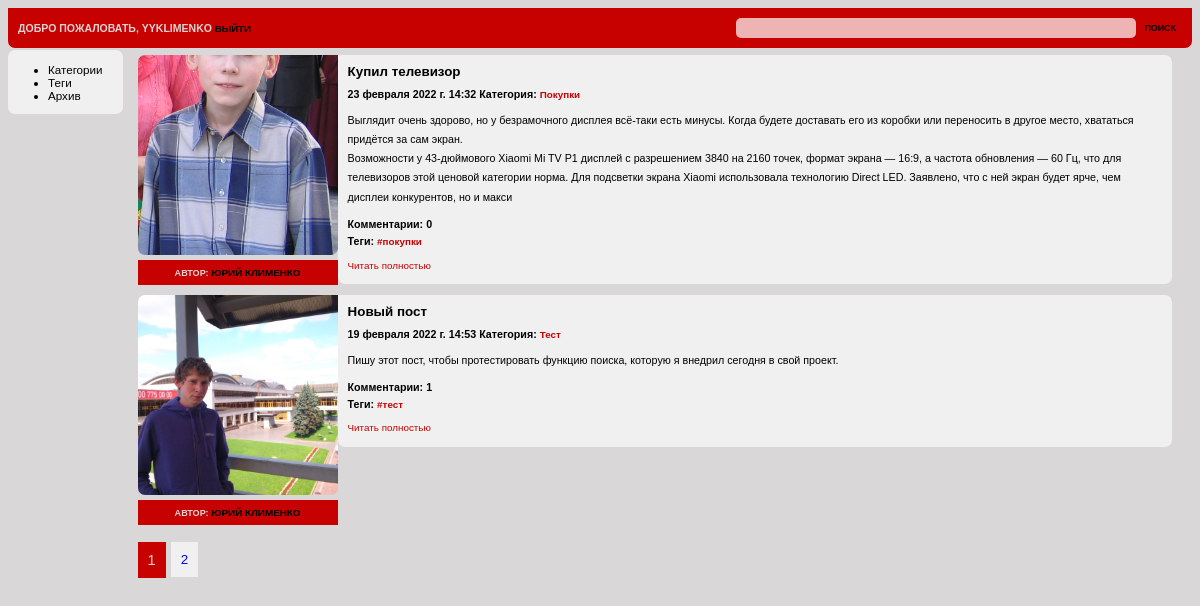
The app's page / (signed in) with its own data.
### user/models.py (models this page shows)
class User(AbstractUser):
    avatar = models.ImageField(upload_to='images/avatar/%Y/%m/%d/', blank=True, verbose_name='Аватар', default='images/avatar/default.bmp')
    email = models.EmailField('E-mail', unique=True)

### blog/models.py (models this page shows, shortened)
class Post(models.Model):
    author = models.ForeignKey(User, on_delete=models.SET('Неизвестный автор'))
    title = models.CharField(max_length = 100, unique = True, verbose_name='Заголовок')
    slug = models.SlugField(max_length = 100, unique = True)
    image = models.ImageField(upload_to='images/%Y/%m/%d/', null=True, blank=True, verbose_name='Изображение')
    category = models.ForeignKey(
        'Category',
        on_delete=models.CASCADE,
        verbose_name='Категория',
    )
    tags = models.ManyToManyField('Tag', blank = True, related_name='posts', verbose_name = 'Теги',)
    preview_text = models.TextField(max_length = 500, verbose_name='Превью')
    text = models.TextField(max_length = 5000, verbose_name='Текст')
    date_pub = models.DateTimeField(auto_now_add=True, verbose_name='Дата публикации')
    likes = models.ManyToManyField(User, blank = True, related_name='posts', verbose_name = 'Лайки')
    is_published = models.BooleanField("Опубликовано", null=True, blank=True)
    def get_absolute_url(self):
        return reverse('blog:post', kwargs={'category_slug': self.category.slug, 'post_slug': self.slug})
    class Meta:
        verbose_name = 'Пост'
        verbose_name_plural = 'Посты'
        ordering = ('-date_pub',)

class Category(models.Model):
    name = models.CharField(max_length = 50, verbose_name='Наименование')
    slug = models.SlugField(max_length = 50)
    def __str__(self):
        return self.name
    class Meta:
        verbose_name = 'Категория'
        verbose_name_plural = 'Категории'

class Tag(models.Model):
    name = models.CharField(max_length = 50, verbose_name='Тэг')
    slug = models.SlugField(max_length = 50)
    def __str__(self):
        return self.name
    class Meta:
        verbose_name = 'Тэг'
        verbose_name_plural = 'Тэги'

### blog/views.py (the view)
# urls.py: path('', PostListView.as_view(), name='index'),
class PostListView(PostListData, ListView):
    @control_empty
    def get_queryset(self):
        return Post.objects.filter(
                                   is_published = True
                                   ).prefetch_related('tags'
                                   ).select_related('category', 'author'
                                   ).order_by('-date_pub'
                                   ).defer('text', 'is_published', 'author__avatar', 'author__date_joined',
                                           'author__is_active', 'author__is_staff', 'author__is_superuser',
                                           'author__password', 'author__username', 'author__email',
                                           'author__last_login'
                                    ).annotate(comments_count=Count('comments'))

### blog/forms.py
class SearchForm(forms.Form):
    text = forms.CharField(max_length=50)

### blog/views.py (called while the page is built)
def control_empty(get_queryset):
        def wrapper(self):
            obj = get_queryset(self)
            if len(obj) == 0:
                raise Http404
            return obj
        return wrapper

### blog/templates/blog/index.html (shortened to what this page needs)
{% extends 'blog/base.html' %}
{% block content %}
    {% for post in posts %}
        <div class="content">
            <div class="block-titul">
                <div class="block-titul-image">
                    <img src="{{ post.image.url }}"></img>
                </div>
                <div class="block-titul-author">
                    <h3><span class="author">Автор:</span> {{ post.author.first_name }} {{ post.author.last_name }} </h3>
                </div>
            </div>
            <div class="block-text">
            <h1>{{ post.title }}</h1>
            <h3>{{ post.date_pub }} Категория: <a href="{% url 'blog:category' post.category.slug %}"> {{post.category}} </a></h3>
             <p>{{ post.preview_text|linebreaks }}</p>
            <h3>Комментарии: {{ post.comments_count }}</h3>
            <h3>Теги: {% for tag in post.tags.all %} <a href="{% url 'blog:tag' tag.slug %}"> #{{ tag }}</a> {% endfor %}</h3>
            <a href="{{ post.get_absolute_url }}">   <p>Читать полностью</p></a></b>
            </div>
        </div>
    {% endfor %}
    <br>
<div class="paginator">
    {% for page in paginator.page_range %}
    {% if page_obj.number == page %}
    <div class="paginator2">{{ page }} </div>
    {% elif page >= page_obj.number|add:-2 and page <= page_obj.number|add:2 %}
    <a href="?page={{ page }}"><div class="paginator3">{{ page }}</div></a>
    {% endif %}
    {% endfor %}
</div>
</div>
{% endblock %}

### blog/templates/blog/base.html (shortened to what this page needs)
{% load static %}
<!DOCTYPE html>
<html>
<head>
    <link href="{% static 'blog/css/styles.css' %}" rel="stylesheet">
</head>
<body>
    <div class="page">
        <div class="header">
            <div class="login_info">
            {% if request.user.is_authenticated %}
            Добро пожаловать, {{ user.username }}<a href="{% url 'logout' %}"> Выйти</a>
            {% else %}
            <a href="{% url 'login' %}"> Войти </a><a href="{% url 'register' %}"> Регистрация </a>
            {% endif %}
            </div>
            <div class="search-form">
                <form method="post" action="{% url 'blog:search' %}">
                {{ form.text }}
                <button type="submit">Поиск</button>
                </form>
            </div>
        </div>
        <div class="body_page">
            <div class="sidebar">
                <ul>
                    <li>Категории</li>
                     <li>Теги</li>
                     <li>Архив</li>
                </ul>
            </div>
          <div class="cont">{% block content %} {% endblock %}</div>
        </div>
</body>
</html>

### blog/static/blog/css/styles.css (style rules this page uses)
* { box-sizing: border-box; font-family: Verdana, Helvetica, Arial, sans-serif; font-size: 92%; }
a { text-decoration: none }
body { background: #d9d7d7; }
input[type=text] { border-radius: 5px 5px 5px 5px; height: 20px; width: 400px; border: 0px; opacity: 70%; }
img { width: 10%; height: 10%; }
.page { background: #e0d3d3; display: flex; flex-direction: column; }
.header { padding-left: 10px; padding-right: 10px; line-height: 40px; height: 40px; display: flex; flex-direction: row; justify-content: space-between; background: #c70000; border-radius: 0px 0px 7px 7px; font-weight: 550; text-transform: uppercase; }
.login_info { color:#e0d3d3; }
.login_info a { color:black; }
.login_info a:link { color:black; text-decoration: none; }
.search-form button { border: 0; background: #c70000; font-weight: 550; text-transform: uppercase; }
.body_page { align-items: flex-start; background: #d9d7d7; padding-top:2px; display: flex; flex-direction: row; justify-content: flex-start; }
.sidebar { flex-grow:1; background: #f0f0f0; border-radius: 7px 7px 7px 7px; font-size: 120%; padding-right:20px; }
.cont { display: flex; flex-direction: column; flex-grow:7; margin-left: 15px; }
.content { align-items: flex-start; display: flex; flex-direction: row; justify-content: flex-start; border:0px solid black; padding-top: 5px; padding-right: 20px; margin-bottom: 5px; }
.block-titul img { display: flex; flex-direction: column; }
.block-titul-image img { object-fit: cover; height: 200px; width: 200px; border-radius: 7px 0px 7px 7px; }
.block-titul-author { height: 25px; line-height: 25px; text-align: center; background: #c70000; text-transform: uppercase; }
.author { color: #e0d3d3; }
.block-text { flex-grow:1; background: #f0f0f0; padding-left: 10px; padding-right: 10px; border-radius: 0px 7px 7px 7px; }
.content h1 { font-size: 150%; font-weight: bolder; }
.content h3 { font-size: 120%; margin-bottom: 0px; margin-top: 5px; }
.content p { font-size: 120%; line-height: 180%; }
.content a { color: #c70000; text-decoration: none; }
.paginator { display: flex; flex-direction: row; justify-content: flex-start; }
.paginator2 { font-size: 150%; background: #c70000; color: #e0d3d3; border: 0px solid black; padding: 10px; margin-right: 5px; }
.paginator3 { font-size: 150%; background: #f0f0f0; border: 0px solid black; padding: 10px; margin-right: 5px; }

### records on screen
User: username "YYKLIMENKO"
Post: image (picture), author.first_name "ЮРИЙ", author.last_name "КЛИМЕНКО", title "Купил телевизор", date_pub "23 февраля 2022 г. 14:32", category "Покупки", preview_text "Выглядит очень здорово, но у безрамочного дисплея всё-таки есть минусы. Когда будете доставать его из коробки или переносить в другое место, хвататься придётся за сам экран. Возможности у 43-дюймового Xiaomi Mi TV P1 дисплей с разрешением 3840 на 2160 точек, формат экрана — 16:9, а частота обновления — 60 Гц, что для телевизоров этой ценовой категории норма. Для подсветки экрана Xiaomi использовала технологию Direct LED. Заявлено, что с ней экран будет ярче, чем дисплеи конкурентов, но и макси", comments_count "0"
Tag: name "покупки"
Post: image (picture), author.first_name "ЮРИЙ", author.last_name "КЛИМЕНКО", title "Новый пост", date_pub "19 февраля 2022 г. 14:53", category "Тест", preview_text "Пишу этот пост, чтобы протестировать функцию поиска, которую я внедрил сегодня в свой проект.", comments_count "1"
Tag: name "тест"

### other values on screen
{{ page }} "1"
{{ page }} "2"
